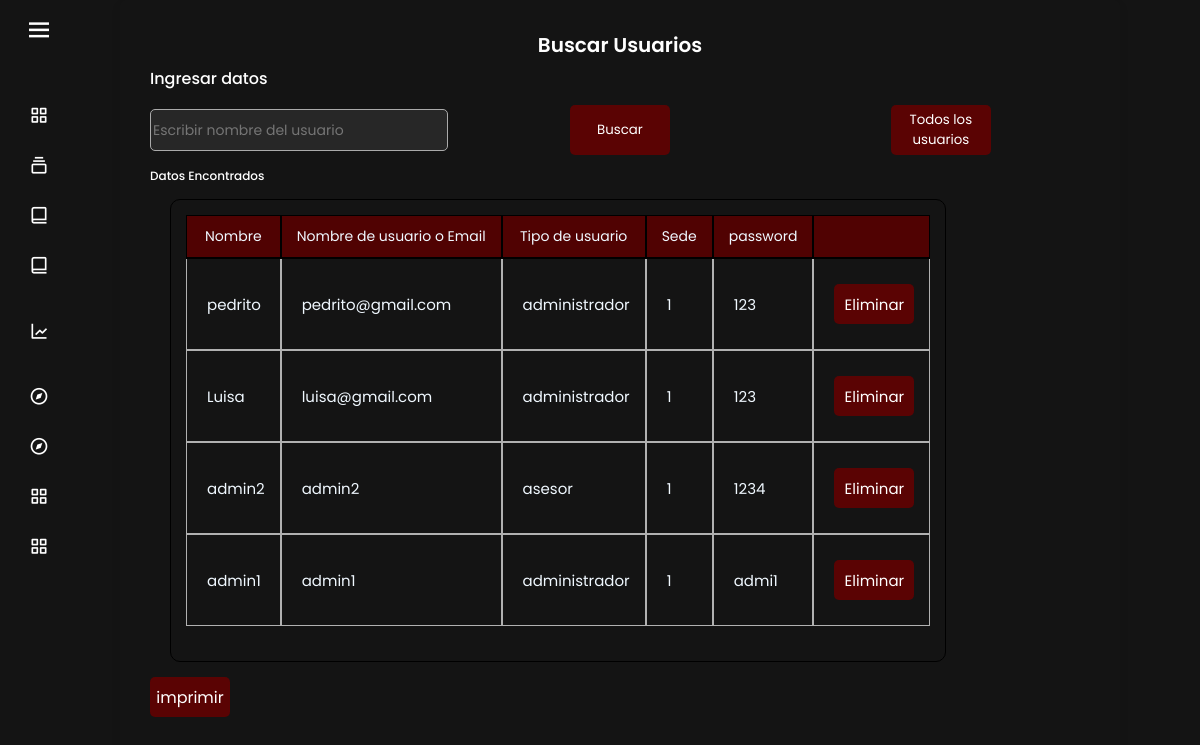
/vistas/usuarios.php (signed in), run on the app's committed database.
### tables this page shows
CREATE TABLE `usuario` (
  `id_usuario` int(11) NOT NULL,
  `usuario` varchar(100) DEFAULT NULL,
  `contrasena` varchar(100) DEFAULT NULL,
  `fecha_creacion` char(100) DEFAULT NULL,
  `id_empleado` int(11) NOT NULL,
  `tipo_usuario` varchar(100) NOT NULL,
  `sede` varchar(100) NOT NULL
);

CREATE TABLE `empleado` (
  `trial_id_empleado_1` int(11) NOT NULL,
  `nombre` varchar(100) DEFAULT NULL,
  `apellido` varchar(100) DEFAULT NULL,
  `cargo` varchar(100) DEFAULT NULL,
  `telefono` varchar(100) DEFAULT NULL,
  `dpi` varchar(100) DEFAULT NULL,
  `fecha_nacimiento` datetime DEFAULT NULL,
  `sexo` varchar(100) DEFAULT NULL,
  `trial_estado_civil_9` varchar(100) DEFAULT NULL
);

### vistas/usuarios.php (the view, shortened to what this page needs)
<?php require('dashboard.php');
$conexion = null;
try {
    $conexion = new PDO('mysql:host=localhost;dbname=mc', 'root', '');
} catch (PDOException $e) {
    print "¡Error!: " . $e->getMessage() . "<br/>";
    die();
}
$palabra = null;
if(!isset($_POST['palabra'])){
    $palabra = "";
}else{
    $palabra = $_POST['palabra'];
}
$sql = 'SELECT * FROM usuario AS u
        INNER JOIN empleado AS e ON u.id_empleado = e.trial_id_empleado_1
        WHERE nombre LIKE "%' . $palabra . '%"';
$resultado = $conexion->query($sql);
$user = $resultado->fetchAll();
?>
<!DOCTYPE html>
<html lang="en">
<head>
    <link href="../styles/fdepago.css" rel="stylesheet" type="text/css">
</head>
<body>
<div class="container">
    <header>Buscar Usuarios</header>
    <form action="usuarios.php" method="POST">
        <div class="primer-form">
                <div class="datos personales">
                    <span class="tittle">Ingresar datos</span>
                    <div class="fields">
                    <div class="input-fields">
            <input type="search" name="palabra" placeholder="Escribir nombre del usuario">
        </div>
                    <div class="input-fields">
            <button class="uBtn" type="submit">Buscar </button>
            </div>
            <div class="input-fields">
<button class="uBtn" type="submit">Todos los usuarios </button>
</div>
                    </div>
        </div>
        </form>
<div class="datos personales">
<div class="fields">
<div class="input-fields">
        <label for="">Datos Encontrados</label>
    </div>
</div>
<div class="outer-wrapper">
                        <div class="table-wrapper">
        <table>
        <thead>
        <tr>
            <th>Nombre</th>
            <th>Nombre de usuario o Email</th>
            <th>Tipo de usuario</th>
            <th>Sede</th>
            <th>password</th>
            <th> </th>
        </tr>
        </thead>
        <tbody>
            <?php foreach($user as $row){ ?>
        <tr>
        <td data-label="Nombre"><?php echo $row['nombre'] ?></td>
        <td data-label="email"><?php echo $row['usuario'] ?></td>
        <td data-label="tipo"><?php echo $row['tipo_usuario'] ?></td>
        <td data-label="sede"><?php echo $row['sede'] ?></td>
        <td data-label="pass"><?php echo $row['contrasena'] ?></td>
        <td data-label="eliminar">
            <a href="<?php echo 'usuarios.php?borrar=' . $row['id_usuario'] . '&empleado=' . $row['id_empleado'] ?>" class="uBtn2">Eliminar </a>
        </td>
        </tr>
        <?php } ?>
        </tbody>
</table>
</div>
</div>
<div class="botones">
<a class="uBtn2" href="<?php echo "../class/imprimir_usuarios.php?palabra=" . $palabra ?>">imprimir </a>
</div>
</div>
</div>
</body>
</html>

### styles/dashboard.css (style rules this page uses)
* { margin: 0; padding: 0; box-sizing: border-box; font-family: 'Poppins', sans-serif; }

### styles/fdepago.css (style rules this page uses)
* { margin: 0; padding: 0; box-sizing: border-box; font-family: 'Poppins', sans-serif; }
body { min-height: 100vh; display: flex; align-items: center; justify-content: center; background:rgb(20, 20, 20) ; }
.container { position: relative; max-width: 1000px; width: 100%; border-radius: 6px; padding: 30px; margin: 0 15px; box-shadow: 0 5px 10px rgba(0, 0, 0, 0.1); }
.container header { display: flex; align-items: center; justify-content: center; font-size: 20px; font-weight: 600; color: rgb(255, 255, 255); }
.container form .tittle { display: block; margin-bottom: 8px; font-size: 16px; font-weight: 500; margin: 6px 0; color: rgb(255, 255, 255); }
.container form { position: relative; min-height: 800px; }
.container form .fields { display: flex; align-items: center; justify-content: space-between; flex-wrap: wrap; }
form .fields .input-fields { display: flex; width: calc(100% / 3 - 15px); flex-direction: column; margin: 4px 0; }
.input-fields label { font-size: 12px; font-weight: 500; color: rgb(255, 255, 255); }
.input-fields input { outline: none; font-size: 14px; font-weight: 400; color: rgb(255, 255, 255); border-radius: 5px; border: 1px solid #aaa; padding: 0 2px; height: 42px; margin: 8px 0; background-color: rgb(39, 39, 39); }
.input-fields .uBtn { width: 100px; height: 50px; margin: 0 auto; padding: 0; border: none; display: flex; align-items: center; justify-content: center; border-radius: 5px; text-align: center; color: rgb(255, 255, 255); background-color: rgb(90, 3, 3); }
.outer-wrapper { margin: 10px; margin-left: 20px; margin-right: 20px; border: 1px solid black; border-radius: 10px; max-width: fit-content; max-height: fit-content; }
.table-wrapper { overflow-y: scroll; overflow-x: scroll; height: fit-content; max-height: 66.4vh; margin-top: 22px; margin: 15px; padding-bottom: 20px; }
table { min-width: max-content; border-collapse: separate; border-spacing: 0px; }
table th { position: sticky; top: 0px; background-color: rgb(80, 2, 2); color: rgb(241, 245, 179); text-align: center; font-weight: normal; font-size: 14px; outline: 0.7px solid black; border: 1.5px solid black; }
table th, table td { color: aliceblue; padding: 15px; padding-top: 10px; padding-bottom: 10px; }
table td { text-align: left; font-size: 15px; border: 1px solid rgb(177, 177, 177); padding-left: 20px; }
.uBtn2 { width: 80px; height: 40px; max-width: 80px; margin: 15px 0; border: none; display: flex; align-items: center; justify-content: center; justify-items: center; outline: none; border-radius: 5px; text-align: center; color: rgb(255, 255, 255); background-color: rgb(90, 3, 3); text-decoration: none; }

### data on the page
usuario: id_empleado.nombre "pedrito", usuario "pedrito@gmail.com", tipo_usuario "administrador", sede "1", contrasena "123"
usuario: id_empleado.nombre "Luisa", usuario "luisa@gmail.com", tipo_usuario "administrador", sede "1", contrasena "123"
usuario: id_empleado.nombre "admin2", usuario "admin2", tipo_usuario "asesor", sede "1", contrasena "1234"
usuario: id_empleado.nombre "admin1", usuario "admin1", tipo_usuario "administrador", sede "1", contrasena "admi1"
